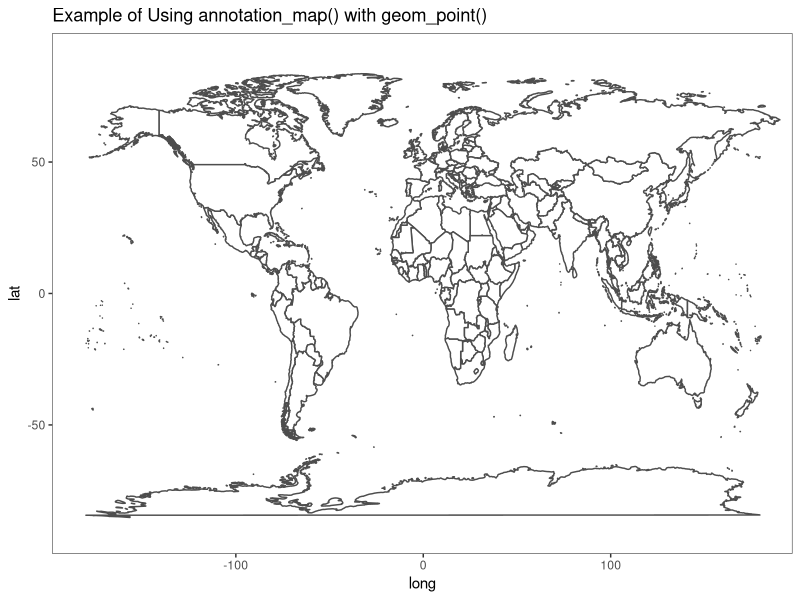

The R source for this figure:
library( ggplot2 )
library( maps )

full_world = map_data( 
  "world" 
  )

print(
  ggplot(
    data.frame( 
      long=c( 
        -180, 
        179 
        ), 
      lat=c( 
        -90, 
        90 
        ) 
      ),  
    aes(
      x = long, 
      y = lat
      )
    ) +
  theme_classic(
    ) +
  theme( 
    panel.border=element_rect( 
      color="black", 
      fill="transparent",
      size=0.3
      ),
    axis.line=element_line(
      size=0
      )
    ) +
  geom_point( 
    color="transparent"
    ) +
  labs( 
    title="Example of Using annotation_map() with geom_point()"
    ) +
  annotation_map(
    full_world, 
    colour="grey30",
    fill="white"
    )
  )
